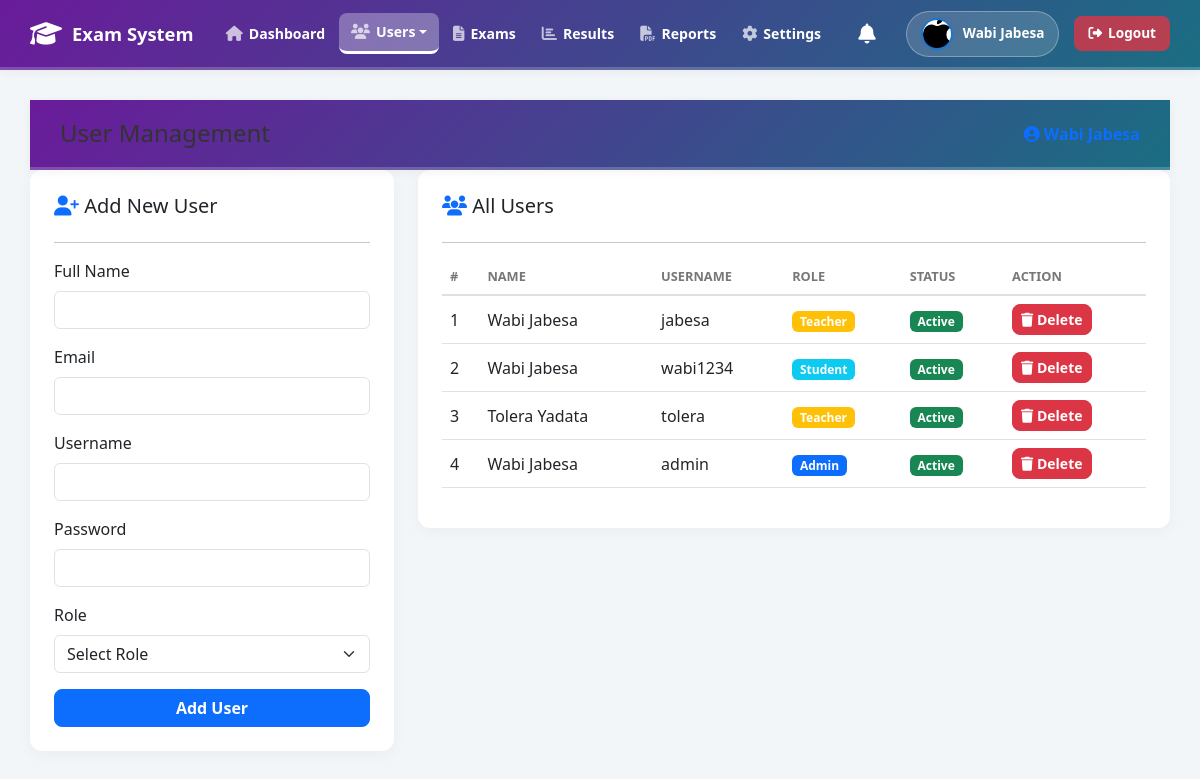
The page /admin/users.php (signed in) on the database its author committed.
### tables this page shows
CREATE TABLE `users` (
  `user_id` int(11) NOT NULL,
  `name` varchar(100) NOT NULL,
  `email` varchar(100) NOT NULL,
  `username` varchar(50) NOT NULL,
  `password` varchar(255) NOT NULL,
  `role` varchar(20) NOT NULL,
  `status` varchar(10) DEFAULT 'Active',
  `created_at` datetime DEFAULT current_timestamp(),
  `profile_image` varchar(255) DEFAULT NULL
);

### admin/users.php (the view, shortened to what this page needs)
<?php
require_once ROOT_PATH . '/db_connect.php';
include ROOT_PATH . '/includes/header.php';
?>
<div class="main-content">
    <div class="top-navbar">
        <h4 class="m-0">User Management</h4>
        <div>
            <span class="fw-bold text-primary"><i class="fas fa-user-circle"></i> <?php echo $_SESSION['name']; ?></span>
        </div>
    </div>
    <div class="row g-4">
        <div class="col-md-4">
            <div class="card p-4">
                <h5><i class="fas fa-user-plus text-primary"></i> Add New User</h5>
                <hr>
                <form method="POST" action="">
                    <div class="mb-3">
                        <label class="form-label">Full Name</label>
                        <input type="text" name="name" class="form-control" required>
                    </div>
                    <div class="mb-3">
                        <label class="form-label">Email</label>
                        <input type="email" name="email" class="form-control" required>
                    </div>
                    <div class="mb-3">
                        <label class="form-label">Username</label>
                        <input type="text" name="username" class="form-control" required>
                    </div>
                    <div class="mb-3">
                        <label class="form-label">Password</label>
                        <input type="text" name="password" class="form-control" required>
                    </div>
                    <div class="mb-3">
                        <label class="form-label">Role</label>
                        <select name="role" class="form-select" required>
                            <option value="">Select Role</option>
                        </select>
                    </div>
                    <button type="submit" name="add_user" class="btn btn-primary w-100">Add User</button>
                </form>
            </div>
        </div>
        <div class="col-md-8">
            <div class="card p-4">
                <h5><i class="fas fa-users text-primary"></i> All Users</h5>
                <hr>
                <table class="table table-hover">
                    <thead>
                        <tr>
                            <th>#</th>
                            <th>Name</th>
                            <th>Username</th>
                            <th>Role</th>
                            <th>Status</th>
                            <th>Action</th>
                        </tr>
                    </thead>
                    <tbody>
                        <?php
                        $sql = "SELECT * FROM users ORDER BY user_id DESC";
                        $result = $conn->query($sql);
                        if ($result->num_rows > 0) {
                            $i = 1;
                            while($row = $result->fetch_assoc()) {
                                $roleColor = ($row['role'] == 'Admin') ? 'primary' : (($row['role'] == 'Teacher') ? 'warning' : 'info');
                                echo "<tr>
                                        <td>{$i}</td>
                                        <td>{$row['name']}</td>
                                        <td>{$row['username']}</td>
                                        <td><span class='badge bg-{$roleColor}'>{$row['role']}</span></td>
                                        <td><span class='badge bg-success'>{$row['status']}</span></td>
                                        <td>
                                            <a href='users.php?delete={$row['user_id']}' class='btn btn-sm btn-danger' onclick='return confirm(\"Are you sure you want to delete this user?\");'>
                                                <i class='fas fa-trash'></i> Delete
                                            </a>
                                        </td>
                                      </tr>";
                                $i++;
                            }
                        } else {
                            echo "<tr><td colspan='6' class='text-center text-muted'>No users found.</td></tr>";
                        }
                        ?>
                    </tbody>
                </table>
            </div>
        </div>
    </div>
</div>
<?php include ROOT_PATH . '/includes/footer.php'; ?>

### includes/header.php (shortened to what this page needs)
<?php
$header_img = null;
if (isset($conn) && isset($_SESSION['user_id'])) {
    $header_uid = $_SESSION['user_id'];
    $header_img_q = $conn->query("SELECT profile_image FROM users WHERE user_id = $header_uid");
    $header_img = ($header_img_q && $header_img_q->num_rows > 0) ? $header_img_q->fetch_assoc()['profile_image'] : null;
}
$base_path = (strpos($_SERVER['PHP_SELF'], '/admin/') !== false ||
              strpos($_SERVER['PHP_SELF'], '/teacher/') !== false ||
              strpos($_SERVER['PHP_SELF'], '/student/') !== false ||
              strpos($_SERVER['PHP_SELF'], '/shared/') !== false) ? "../" : "";
?>
<!DOCTYPE html>
<html lang="en">
<head>
    <link href="https://cdn.jsdelivr.net/npm/bootstrap@5.3.0/dist/css/bootstrap.min.css" rel="stylesheet">
    <link rel="stylesheet" href="https://cdnjs.cloudflare.com/ajax/libs/font-awesome/6.4.0/css/all.min.css">
</head>
<body>
<div class="top-navbar">
    <a href="<?php echo $base_path; ?>index.php" class="nav-brand">
        <i class="fas fa-graduation-cap"></i> Exam System
    </a>
    <div class="nav-menu">
        <?php include ROOT_PATH . '/includes/sidebar.php'; ?>
    </div>
    <div class="user-menu">
        <div class="nav-dropdown" style="margin-right: 10px;">
            <a href="#" class="dropdown-toggle bell-icon" data-bs-toggle="dropdown" aria-expanded="false" style="text-decoration: none; color: #555; position: relative; padding: 5px;">
                <i class="fas fa-bell fa-lg"></i>
            </a>
        </div>
        <div class="user-badge">
            <?php if (!empty($header_img)): ?>
                <img src="<?php echo $base_path; ?>assets/uploads/<?php echo htmlspecialchars($header_img); ?>" alt="Profile">
            <?php else: ?>
                <i class="fas fa-user-circle"></i>
            <?php endif; ?>
            <span><?php echo htmlspecialchars($_SESSION['name']); ?></span>
        </div>
        <a href="<?php echo $base_path; ?>logout.php" class="logout-btn">
            <i class="fas fa-sign-out-alt"></i> Logout
        </a>
    </div>
</div>

### rows shown on the page
users: profile_image (picture), name "Wabi Jabesa", username "admin", role "Admin", status "Active"
users: name "Wabi Jabesa", username "jabesa", role "Teacher", status "Active"
users: name "Wabi Jabesa", username "wabi1234", role "Student", status "Active"
users: name "Tolera Yadata", username "tolera", role "Teacher", status "Active"

### other values the page prints
$_SESSION['name'] "Wabi Jabesa"
